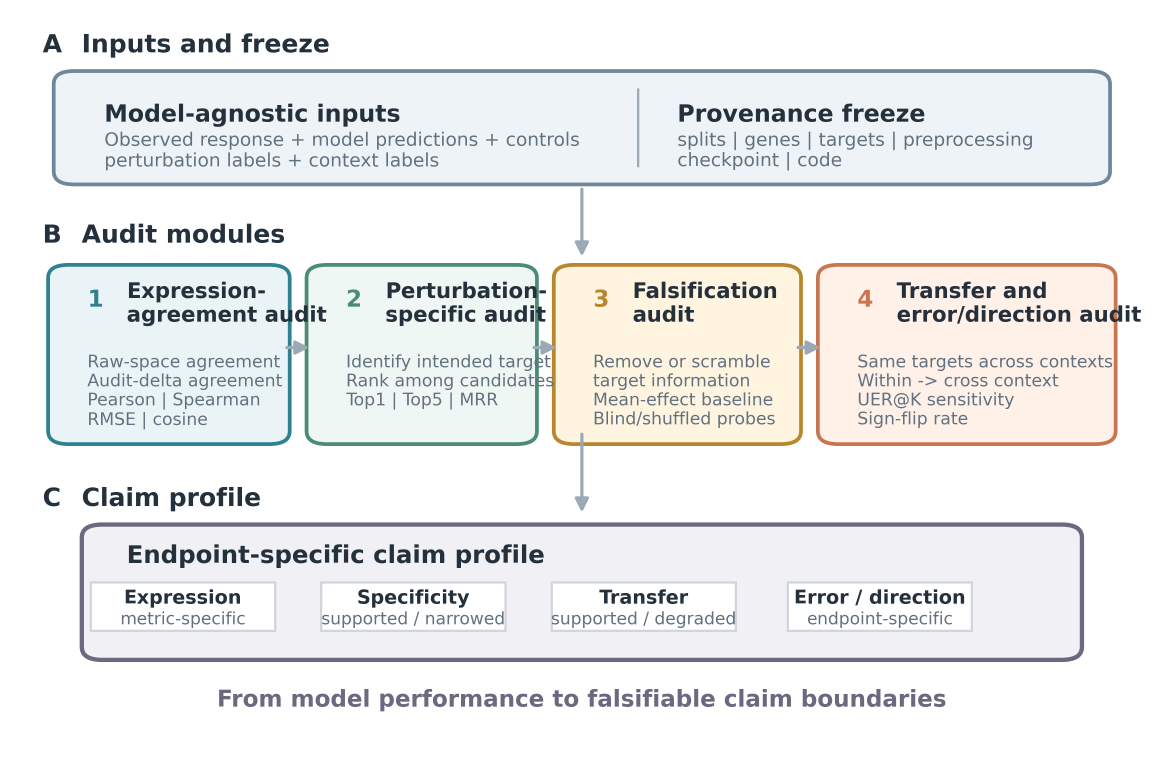
#> input picture figures/main/Figure1.png, 3491 x 2314 px (shown at 1/3 size); its folder holds only this picture in this run
$ python build_figure1_v2.py
#> lines starting #> are read from the running program, lines starting #| are printed output that depends on the picture
#!/usr/bin/env python3
"""Redesign Figure 1 as a model-agnostic VirtualPerturb-Audit protocol schematic."""

from __future__ import annotations

import json
import re
import shutil
import subprocess
import sys
from datetime import datetime, timezone
from pathlib import Path

import matplotlib as mpl
import matplotlib.pyplot as plt
from matplotlib.patches import FancyBboxPatch, FancyArrowPatch, Rectangle
from PIL import Image
from docx import Document
from docx.enum.table import WD_TABLE_ALIGNMENT, WD_CELL_VERTICAL_ALIGNMENT
from docx.enum.text import WD_ALIGN_PARAGRAPH
from docx.shared import Inches, Pt


ROOT = Path(__file__).resolve().parents[1]
FIG_MAIN = ROOT / "figures" / "main"
FIG_QC = ROOT / "figures" / "qc"
FIG_ARCHIVE = ROOT / "figures" / "archive"
REPORTS = ROOT / "reports"
MANUSCRIPT = ROOT / "manuscript"
GENERATED = datetime.now(timezone.utc).strftime("%Y-%m-%d %H:%M:%S UTC")

BASE = "figure1_virtualperturb_audit_v2"
FINAL_BASE = "Figure1"

PALETTE = {
    "ink": "#24313D",
    "muted": "#61717F",
    "line": "#9AA9B5",
    "input_fill": "#EEF3F7",
    "input_edge": "#6F879A",
    "measure_fill": "#EAF4F6",
    "measure_edge": "#2E8190",
    "specific_fill": "#EEF7F3",
    "specific_edge": "#4A8D73",
    "false_fill": "#FFF4DF",
    "false_edge": "#B8862D",
    "transfer_fill": "#FFF0E8",
    "transfer_edge": "#C77651",
    "claim_fill": "#F1F0F5",
    "claim_edge": "#6D677F",
    "white": "#FFFFFF",
}

mpl.rcParams.update(
    {
        "font.family": "sans-serif",
        "font.sans-serif": ["Arial", "Helvetica", "DejaVu Sans", "sans-serif"],
        "svg.fonttype": "none",
        "pdf.fonttype": 42,
        "font.size": 7,
        "axes.linewidth": 0.8,
    }
)


def write(path: Path, text: str) -> None:
    path.parent.mkdir(parents=True, exist_ok=True)
    path.write_text(text.rstrip() + "\n", encoding="utf-8")


def rounded_box(ax, xy, w, h, fill, edge, lw=1.35, radius=0.018):
    box = FancyBboxPatch(
        xy,
        w,
        h,
        boxstyle=f"round,pad=0.010,rounding_size={radius}",
        linewidth=lw,
        edgecolor=edge,
        facecolor=fill,
        mutation_aspect=1,
    )
    ax.add_patch(box)
    return box


def arrow(ax, start, end, rad=0.0, color=None, lw=1.15):
    ax.add_patch(
        FancyArrowPatch(
            start,
            end,
            arrowstyle="-|>",
            mutation_scale=10,
            linewidth=lw,
            color=color or PALETTE["line"],
            shrinkA=3,
            shrinkB=3,
            connectionstyle=f"arc3,rad={rad}",
        )
    )


def text(ax, x, y, s, size=7, weight="normal", color=None, ha="center", va="center", **kw):
    return ax.text(
        x,
        y,
        s,
        fontsize=size,
        fontweight=weight,
        color=color or PALETTE["ink"],
        ha=ha,
        va=va,
        linespacing=1.18,
        **kw,
    )


def save(fig, base: Path):
    for ext, kwargs in {
        ".svg": {},
        ".pdf": {},
        ".png": {"dpi": 600},
    }.items():
        fig.savefig(base.with_suffix(ext), bbox_inches="tight", **kwargs)


def module(ax, x, y, w, h, idx, title, body, fill, edge):
    rounded_box(ax, (x, y), w, h, fill, edge)
    text(ax, x + 0.025, y + h - 0.038, f"{idx}", size=8.3, weight="bold", color=edge, ha="left")
    text(ax, x + 0.060, y + h - 0.043, title, size=7.65, weight="bold", ha="left")
    text(ax, x + 0.025, y + h - 0.112, body, size=6.2, color=PALETTE["muted"], ha="left", va="top")


def build_option_a() -> Path:
    fig, ax = plt.subplots(figsize=(7.25, 4.75))
    ax.set_xlim(0, 1)
    ax.set_ylim(0, 1)
    ax.axis("off")

    text(ax, 0.02, 0.965, "A", size=9, weight="bold", ha="left")
    text(ax, 0.055, 0.965, "Inputs and freeze", size=9, weight="bold", ha="left")
    rounded_box(ax, (0.04, 0.785), 0.92, 0.135, PALETTE["input_fill"], PALETTE["input_edge"])
    text(ax, 0.075, 0.870, "Model-agnostic inputs", size=8.5, weight="bold", ha="left")
    text(ax, 0.075, 0.835, "Observed response + model predictions + controls", size=6.7, color=PALETTE["muted"], ha="left")
    text(ax, 0.075, 0.807, "perturbation labels + context labels", size=6.7, color=PALETTE["muted"], ha="left")
    ax.plot([0.55, 0.55], [0.800, 0.905], color=PALETTE["line"], lw=0.8)
    text(ax, 0.585, 0.870, "Provenance freeze", size=8.5, weight="bold", ha="left")
    text(ax, 0.585, 0.835, "splits | genes | targets | preprocessing", size=6.7, color=PALETTE["muted"], ha="left")
    text(ax, 0.585, 0.807, "checkpoint | code", size=6.7, color=PALETTE["muted"], ha="left")

    text(ax, 0.02, 0.705, "B", size=9, weight="bold", ha="left")
    text(ax, 0.055, 0.705, "Audit modules", size=9, weight="bold", ha="left")
    modules = [
        (0.035, 0.430, 0.195, 0.225, "1", "Expression-\nagreement audit", "Raw-space agreement\nAudit-delta agreement\nPearson | Spearman\nRMSE | cosine", PALETTE["measure_fill"], PALETTE["measure_edge"]),
        (0.265, 0.430, 0.185, 0.225, "2", "Perturbation-\nspecific audit", "Identify intended target\nRank among candidates\nTop1 | Top5 | MRR", PALETTE["specific_fill"], PALETTE["specific_edge"]),
        (0.485, 0.430, 0.200, 0.225, "3", "Falsification\naudit", "Remove or scramble\ntarget information\nMean-effect baseline\nBlind/shuffled probes", PALETTE["false_fill"], PALETTE["false_edge"]),
        (0.720, 0.430, 0.245, 0.225, "4", "Transfer and\nerror/direction audit", "Same targets across contexts\nWithin -> cross context\nUER@K sensitivity\nSign-flip rate", PALETTE["transfer_fill"], PALETTE["transfer_edge"]),
    ]
    for args in modules:
        module(ax, *args)
    for x0, x1 in [(0.230, 0.265), (0.450, 0.485), (0.685, 0.720)]:
        arrow(ax, (x0, 0.552), (x1, 0.552))
    arrow(ax, (0.50, 0.780), (0.50, 0.665))

    text(ax, 0.02, 0.345, "C", size=9, weight="bold", ha="left")
    text(ax, 0.055, 0.345, "Claim profile", size=9, weight="bold", ha="left")
    rounded_box(ax, (0.065, 0.135), 0.87, 0.165, PALETTE["claim_fill"], PALETTE["claim_edge"], lw=1.55)
    text(ax, 0.095, 0.267, "Endpoint-specific claim profile", size=8.8, weight="bold", ha="left")
    claim_x = [0.145, 0.350, 0.555, 0.765]
    claim_titles = ["Expression", "Specificity", "Transfer", "Error / direction"]
    claim_states = ["metric-specific", "supported / narrowed", "supported / degraded", "endpoint-specific"]
    for x, title_s, state_s in zip(claim_x, claim_titles, claim_states):
        ax.add_patch(Rectangle((x - 0.082, 0.165), 0.164, 0.066, facecolor=PALETTE["white"], edgecolor="#CFD5DC", linewidth=0.8))
        text(ax, x, 0.209, title_s, size=6.9, weight="bold")
        text(ax, x, 0.180, state_s, size=6.15, color=PALETTE["muted"])
    arrow(ax, (0.50, 0.445), (0.50, 0.315))
    text(ax, 0.50, 0.070, "From model performance to falsifiable claim boundaries", size=8.3, weight="bold", color=PALETTE["claim_edge"])

    out = FIG_QC / "figure1_v2_option_a_horizontal_protocol"
    save(fig, out)
#> the loop in save, `for ext, kwargs in { ".svg": {}, ".pdf": {}, ".png": {"dpi": 600}, }.i..` made 3 passes
#> pass 1, in save, `fig.savefig(base.with_suffix(ext), bbox_inches="tight", **kwargs)`:
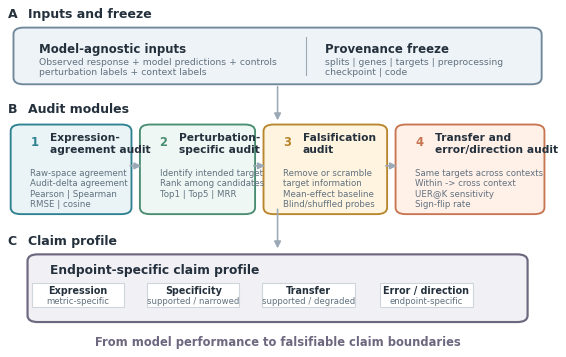
#> figure drawn by matplotlib, 1 panel
    plt.close(fig)
    return out.with_suffix(".png")


def build_option_b() -> Path:
    fig, ax = plt.subplots(figsize=(7.25, 4.1))
    ax.set_xlim(0, 1)
    ax.set_ylim(0, 1)
    ax.axis("off")

    text(ax, 0.05, 0.925, "Five-stage audit pipeline", size=10, weight="bold", ha="left")
    stages = [
        ("1", "Input and\nprovenance freeze", PALETTE["input_fill"], PALETTE["input_edge"]),
        ("2", "Expression-\nagreement audit", PALETTE["measure_fill"], PALETTE["measure_edge"]),
        ("3", "Perturbation-\nspecific audit", PALETTE["specific_fill"], PALETTE["specific_edge"]),
        ("4", "Falsification\naudit", PALETTE["false_fill"], PALETTE["false_edge"]),
        ("5", "Transfer and\nerror/direction audit", PALETTE["transfer_fill"], PALETTE["transfer_edge"]),
    ]
    x0 = 0.045
    y = 0.585
    w = 0.145
    h = 0.185
    gap = 0.035
    for i, (idx, label, fill, edge) in enumerate(stages):
        x = x0 + i * (w + gap)
        rounded_box(ax, (x, y), w, h, fill, edge)
        text(ax, x + 0.022, y + h - 0.035, idx, size=8.5, weight="bold", color=edge, ha="left")
        text(ax, x + w / 2, y + 0.088, label, size=7.1, weight="bold")
        if i < len(stages) - 1:
            arrow(ax, (x + w, y + h / 2), (x + w + gap, y + h / 2))
    rounded_box(ax, (0.115, 0.205), 0.770, 0.185, PALETTE["claim_fill"], PALETTE["claim_edge"], lw=1.55)
    text(ax, 0.145, 0.340, "Audit output: endpoint-specific claim profile", size=8.7, weight="bold", ha="left")
    text(ax, 0.145, 0.285, "global fit | perturbation identity | context transfer | unsupported-effect sensitivity", size=6.9, color=PALETTE["muted"], ha="left")
    text(ax, 0.145, 0.240, "supported | narrowed | unsupported in this audit | sensitivity-only", size=6.9, color=PALETTE["muted"], ha="left")
    arrow(ax, (0.50, 0.575), (0.50, 0.405))
    text(ax, 0.50, 0.085, "From model performance to falsifiable claim boundaries", size=8.2, weight="bold", color=PALETTE["claim_edge"])

    out = FIG_QC / "figure1_v2_option_b_five_stage_pipeline"
    save(fig, out)
#> the loop in save (call 2), `for ext, kwargs in { ".svg": {}, ".pdf": {}, ".png": {"dpi": 600}, }.i..` made 3 passes
#> pass 1, in save (call 2), `fig.savefig(base.with_suffix(ext), bbox_inches="tight", **kwargs)`:
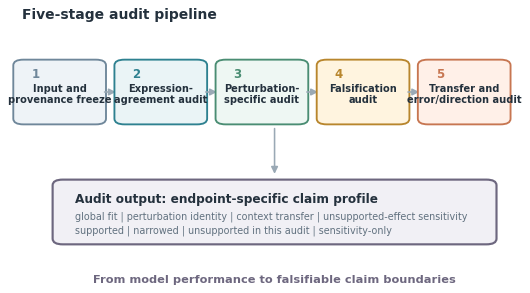
#> figure drawn by matplotlib, 1 panel
    plt.close(fig)
    return out.with_suffix(".png")


def copy_final(option_a_base: Path) -> None:
    for suffix in [".svg", ".pdf", ".png"]:
        src = option_a_base.with_suffix(suffix)
        shutil.copy2(src, FIG_MAIN / f"{BASE}{suffix}")
        shutil.copy2(src, FIG_MAIN / f"{FINAL_BASE}{suffix}")


def halfsize_preview() -> None:
    src = FIG_MAIN / f"{FINAL_BASE}.png"
    img = Image.open(src)
#> img is the input picture: PIL image 3491x2314 RGBA; mean R, G, B, A 235.2, 236.1, 236.4, 255
    img = img.resize((img.width // 2, img.height // 2), Image.Resampling.LANCZOS)
#> img: PIL image 1745x1157 RGBA
#> (the rest of the program and of its run is left out)
